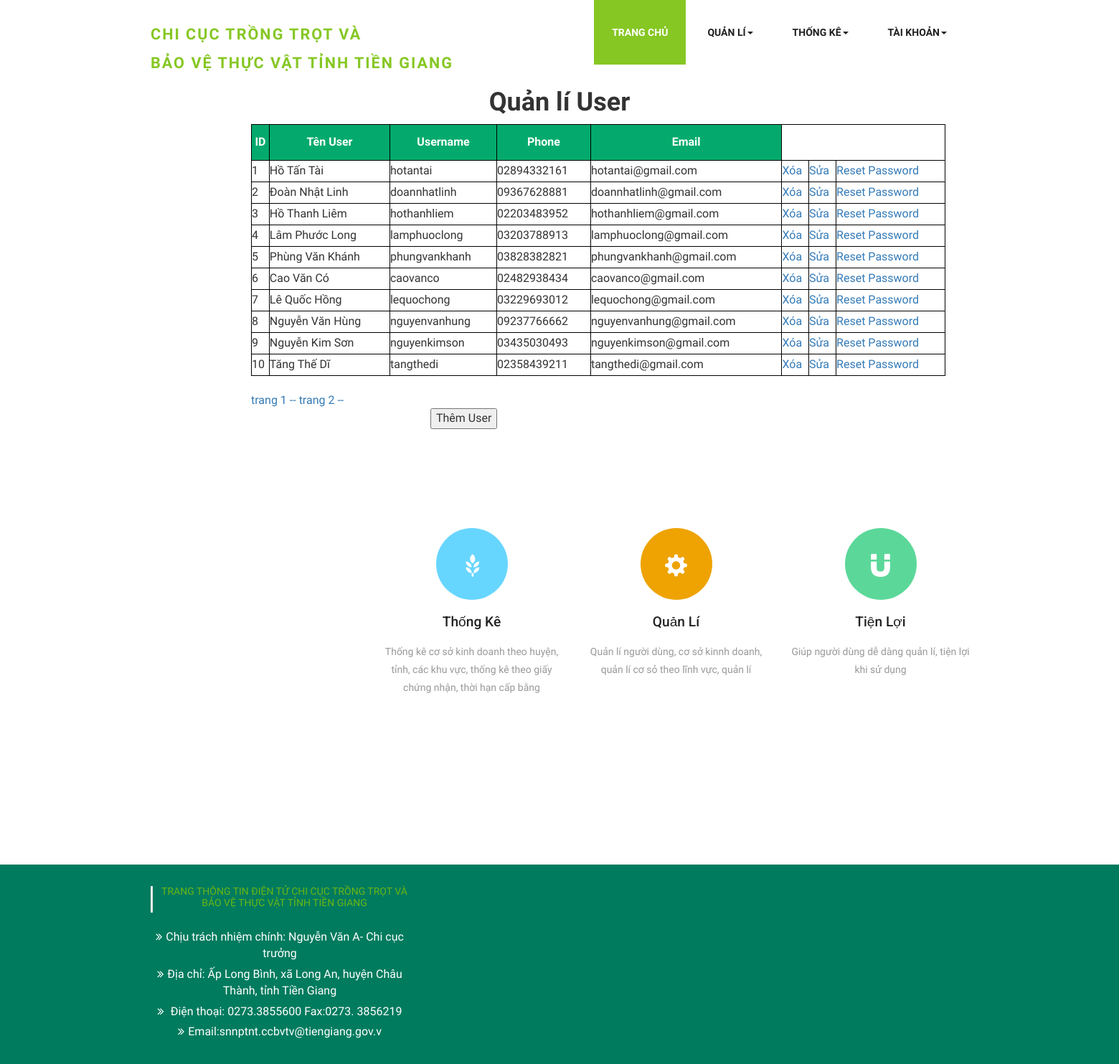
The page /quanlyUser.php on the database its author committed.
### tables this page shows
CREATE TABLE `user` (
  `id_user` int(11) NOT NULL,
  `mavaitro` int(5) DEFAULT NULL,
  `username` char(50) NOT NULL,
  `password` varchar(32) NOT NULL,
  `ten_user` char(50) NOT NULL,
  `gioi_tinh` int(32) NOT NULL,
  `sdt_user` char(11) NOT NULL,
  `mail_user` char(50) NOT NULL,
  `user_thaotac` varchar(45) NOT NULL,
  `trangthai` int(11) NOT NULL
);

### quanlyUser.php (the view, shortened to what this page needs)
<?php
$trang ='';
if(isset($_GET['trang'])){
    $trang = $_GET['trang'];
    settype($trang,"int");
}else{
    $trang =1;
}
?>
<!DOCTYPE html>
    <html>
        <head>
            <link href="css/bootstrap.css" rel="stylesheet" type="text/css" media="all" />
            <link rel="stylesheet" href="css/style.css" type="text/css" media="all" />
            <link href="css/font-awesome.css" rel="stylesheet">
            <link href='css/immersive-slider.css' rel='stylesheet' type='text/css'>
            <link rel="stylesheet" href="css/jquery.flipster.css">
     </head>
     <body>
        <div class="header">
            <div class="container">
                <nav class="navbar navbar-default">
                    <div class="navbar-header">
                        <div class="w3layouts-logo">
                            <h1><a href="index.html"><span>CHI CỤC TRỒNG TRỌT VÀ <br>
                                        BẢO VỆ THỰC VẬT TỈNH TIỀN GIANG</span></a></h1>
                        </div>
                    </div>
                    <div class="collapse navbar-collapse nav-wil" id="bs-example-navbar-collapse-1">
                        <nav>
                            <ul class="nav navbar-nav">
                                <li class="active"><a href="admin.php">Trang Chủ</a></li>
                                <li><a href="#" class="dropdown-toggle hvr-sweep-to-bottom" data-toggle="dropdown" role="button" aria-haspopup="true" aria-expanded="false">Quản Lí<span class="caret"></span></a>
                                </li>
                                <li><a href="thongke.php" class="dropdown-toggle hvr-sweep-to-bottom" data-toggle="dropdown" role="button" aria-haspopup="true" aria-expanded="false">Thống Kê<span class="caret"></span></a>
                                </li>
                                <li><a href="taikhoan.php" class="dropdown-toggle hvr-sweep-to-bottom" data-toggle="dropdown" role="button" aria-haspopup="true" aria-expanded="false">Tài khoản<span class="caret"></span></a>
                                </li>
                            </ul>
                        </nav>
                    </div>
                </nav>
            </div>
            <h1 style="text-align: center;"><b>Quản lí User</b></h1>
            <div style="margin-left: 350px;">
                <table border="1">
                    <tr>
                        <th>ID</th>
                        <th>Tên User</th>
                        <th>Username</th>
                        <th>Phone</th>
                        <th>Email</th>
                    </tr>
                    <?php
                    require 'connect.php';
                    $sotin1trang = 10;
                    $from = ($trang - 1) * 10;
                    $query=mysqli_query($conn,"SELECT * from user where mavaitro=1 and trangthai =0 ORDER BY id_user DESC LIMIT $from , $sotin1trang ");
                    $i = 0;
                    while($row=mysqli_fetch_array($query)){
                        $i++;
                    ?>
                    <tr>
                        <td><?php echo $i; ?></td>
                        <td><?php echo $row['ten_user']; ?></td>
                        <td><?php echo $row['username']; ?></td>
                        <td><?php echo $row['sdt_user']; ?></td>
                        <td><?php echo $row['mail_user']; ?></td>
                        <td><a href="xulyxoauser.php?id_user=<?php echo $row['id_user']; ?>">Xóa</a></td>
                        <td><a href="edituser.php?id_user=<?php echo $row['id_user']; ?>">Sửa</a></td>
                        <td>
                            <a href="resetpassword.php?id_user=<?php echo $row['id_user']; ?>">Reset Password</a></td>
                    </tr>
                <?php
                }
                ?>
                </table>
                <br>
                <?php
                    require 'connect.php';
                    $x = mysqli_query($conn,"SELECT id_user from user where mavaitro = '1' and trangthai = 0 ");
                    $tongsotin = mysqli_num_rows($x);
                    $sotrang = ceil( $tongsotin / $sotin1trang);
                    for($t=1 ; $t <= $sotrang   ; $t++){
                            echo "<a href='quanlyUser.php?trang=$t'> trang $t --</a> ";
                    }
                ?>
                <p style="margin-left: 250px;"><button onclick="document.location='taomoiuser.php'">Thêm User</button></p>
            </div>
            <div class="banner-bottom">
        <div class="container" style="margin-left: 500px;" >
            <div class="agileits-banner-bottom">
                <div class="col-md-3 agileits-banner-bottom-grid">
                    <div class="services-grid1">
                        <div class="services-grid-right agile-services-grid-right">
                            <div class="services-grid-right-grid hvr-radial-out blue-grid">
                                <span class="glyphicon glyphicon-grain" aria-hidden="true"></span>
                            </div>
                        </div>
                        <div class="services-grid-left agile-services-grid-left">
                            <h4>Thống Kê</h4>
                            <p> Thống kê cơ sở kinh doanh theo huyện, tỉnh,
                                các khu vực, thống kê theo giấy chứng nhận, thời hạn cấp bằng </p>
                        </div>
                    </div>
                </div>
                <div class="col-md-3 agileits-banner-bottom-grid">
                    <div class="services-grid1">
                        <div class="services-grid-right agile-services-grid-right">
                            <div class="services-grid-right-grid hvr-radial-out orange-grid">
                                <span class="glyphicon glyphicon-cog" aria-hidden="true"></span>
                            </div>
                        </div>
                        <div class="services-grid-left agile-services-grid-left">
                            <h4>Quản Lí</h4>
                            <p>Quản lí người dùng, cơ sở kinnh doanh,
                                quản lí cơ sỏ theo lĩnh vực, quản lí </p>
                        </div>
                    </div>
                </div>
                <div class="col-md-3 agileits-banner-bottom-grid">
                    <div class="services-grid1">
                        <div class="services-grid-right agile-services-grid-right">
                            <div class="services-grid-right-grid hvr-radial-out green-grid">
                                <span class="glyphicon glyphicon-magnet" aria-hidden="true"></span>
                            </div>
                        </div>
                        <div class="services-grid-left agile-services-grid-left">
                            <h4>Tiện lợi</h4>
                            <p>Giúp người dùng dễ dàng quản lí, tiện lợi khi sử dụng</p>
                        </div>
                    </div>
                </div>
            </div>
        </div>
    </div>
            <footer>
                <section id="footer">
                    <div class="container">
                        <div class="row text-center text-xs-center text-sm-left text-md-left">
                            <div class="col-xs-12 col-sm-4 col-md-4">
                                <h5>TRANG THÔNG TIN ĐIỆN TỬ CHI CỤC TRỒNG TRỌT VÀ BẢO VỆ THỰC VẬT TỈNH TIỀN GIANG</h5>
                                <ul class="list-unstyled quick-links">
                                    <li><a href="javascript:void();"><i class="fa fa-angle-double-right"></i>Chịu trách nhiệm chính: Nguyễn Văn A- Chi cục trưởng</a></li>
                                    <li><a href="javascript:void();"><i class="fa fa-angle-double-right"></i>Địa chỉ: Ấp Long Bình, xã Long An, huyện Châu Thành, tỉnh Tiền Giang</a></li>
                                    <li><a href="javascript:void();"><i class="fa fa-angle-double-right"></i> Điện thoại: 0273.3855600 Fax:0273. 3856219</a></li>
                                    <li><a href="javascript:void();"><i class="fa fa-angle-double-right"></i>Email:snnptnt.ccbvtv@tiengiang.gov.v</a></li>
                                </ul>
                            </div>
                        </div>
                    </div>
                </section>
            </footer>
    </body>
    </html>

### rows shown on the page
user: ten_user "Hồ Tấn Tài", username "hotantai", sdt_user "02894332161", mail_user "hotantai@gmail.com"
user: ten_user "Đoàn Nhật Linh", username "doannhatlinh", sdt_user "09367628881", mail_user "doannhatlinh@gmail.com"
user: ten_user "Hồ Thanh Liêm", username "hothanhliem", sdt_user "02203483952", mail_user "hothanhliem@gmail.com"
user: ten_user "Lâm Phước Long", username "lamphuoclong", sdt_user "03203788913", mail_user "lamphuoclong@gmail.com"
user: ten_user "Phùng Văn Khánh", username "phungvankhanh", sdt_user "03828382821", mail_user "phungvankhanh@gmail.com"
user: ten_user "Cao Văn Có", username "caovanco", sdt_user "02482938434", mail_user "caovanco@gmail.com"
user: ten_user "Lê Quốc Hồng", username "lequochong", sdt_user "03229693012", mail_user "lequochong@gmail.com"
user: ten_user "Nguyễn Văn Hùng", username "nguyenvanhung", sdt_user "09237766662", mail_user "nguyenvanhung@gmail.com"
user: ten_user "Nguyễn Kim Sơn", username "nguyenkimson", sdt_user "03435030493", mail_user "nguyenkimson@gmail.com"
user: ten_user "Tăng Thế Dĩ", username "tangthedi", sdt_user "02358439211", mail_user "tangthedi@gmail.com"
